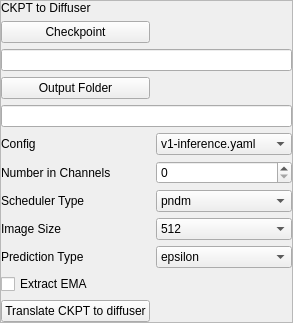
            <widget class="QFrame" name="ckptToDiff">
             <property name="frameShape">
              <enum>QFrame::StyledPanel</enum>
             </property>
             <property name="frameShadow">
              <enum>QFrame::Raised</enum>
             </property>
             <layout class="QGridLayout" name="gridLayout_2">
              <property name="leftMargin">
               <number>0</number>
              </property>
              <property name="topMargin">
               <number>0</number>
              </property>
              <property name="rightMargin">
               <number>0</number>
              </property>
              <property name="bottomMargin">
               <number>0</number>
              </property>
              <item row="0" column="0">
               <widget class="QLabel" name="label_10">
                <property name="text">
                 <string>CKPT to Diffuser</string>
                </property>
               </widget>
              </item>
              <item row="15" column="0">
               <widget class="QCheckBox" name="extract_ema">
                <property name="text">
                 <string>Extract EMA</string>
                </property>
               </widget>
              </item>
              <item row="11" column="0">
               <widget class="QLabel" name="label_15">
                <property name="text">
                 <string>Image Size</string>
                </property>
               </widget>
              </item>
              <item row="3" column="0">
               <widget class="QPushButton" name="ckpt2diff_select_destination">
                <property name="text">
                 <string>Output Folder</string>
                </property>
               </widget>
              </item>
              <item row="7" column="0">
               <widget class="QLabel" name="label_13">
                <property name="text">
                 <string>Number in Channels</string>
                </property>
               </widget>
              </item>
              <item row="5" column="1">
               <widget class="QComboBox" name="original_config_file">
                <item>
                 <property name="text">
                  <string>v1-inference.yaml</string>
                 </property>
                </item>
                <item>
                 <property name="text">
                  <string>v2-inference.yaml</string>
                 </property>
                </item>
                <item>
                 <property name="text">
                  <string>v2-inference-v.yaml</string>
                 </property>
                </item>
               </widget>
              </item>
              <item row="9" column="1">
               <widget class="QComboBox" name="scheduler_type">
                <item>
                 <property name="text">
                  <string>pndm</string>
                 </property>
                </item>
                <item>
                 <property name="text">
                  <string>lms</string>
                 </property>
                </item>
                <item>
                 <property name="text">
                  <string>ddim</string>
                 </property>
                </item>
                <item>
                 <property name="text">
                  <string>euler</string>
                 </property>
                </item>
                <item>
                 <property name="text">
                  <string>euler-ancestral</string>
                 </property>
                </item>
                <item>
                 <property name="text">
                  <string>dpm</string>
                 </property>
                </item>
               </widget>
              </item>
              <item row="13" column="1">
               <widget class="QComboBox" name="prediction_type">
                <item>
                 <property name="text">
                  <string>epsilon</string>
                 </property>
                </item>
                <item>
                 <property name="text">
                  <string>v-prediction</string>
                 </property>
                </item>
               </widget>
              </item>
              <item row="13" column="0">
               <widget class="QLabel" name="label_16">
                <property name="text">
                 <string>Prediction Type</string>
                </property>
               </widget>
              </item>
              <item row="11" column="1">
               <widget class="QComboBox" name="image_size">
                <item>
                 <property name="text">
                  <string>512</string>
                 </property>
                </item>
                <item>
                 <property name="text">
                  <string>768</string>
                 </property>
                </item>
               </widget>
              </item>
              <item row="1" column="0">
               <widget class="QPushButton" name="ckpt2diff_select_source">
                <property name="text">
                 <string>Checkpoint</string>
                </property>
               </widget>
              </item>
              <item row="9" column="0">
               <widget class="QLabel" name="label_14">
                <property name="text">
                 <string>Scheduler Type</string>
                </property>
               </widget>
              </item>
              <item row="16" column="0">
               <widget class="QPushButton" name="ckpt2diff_start_process">
                <property name="text">
                 <string>Translate CKPT to diffuser</string>
                </property>
               </widget>
              </item>
              <item row="5" column="0">
               <widget class="QLabel" name="label_12">
                <property name="text">
                 <string>Config</string>
                </property>
               </widget>
              </item>
              <item row="7" column="1">
               <widget class="QSpinBox" name="num_in_channels"/>
              </item>
              <item row="2" column="0" colspan="2">
               <widget class="QLineEdit" name="checkpoint_path"/>
              </item>
              <item row="4" column="0" colspan="2">
               <widget class="QLineEdit" name="dump_path"/>
              </item>
             </layout>
            </widget>
